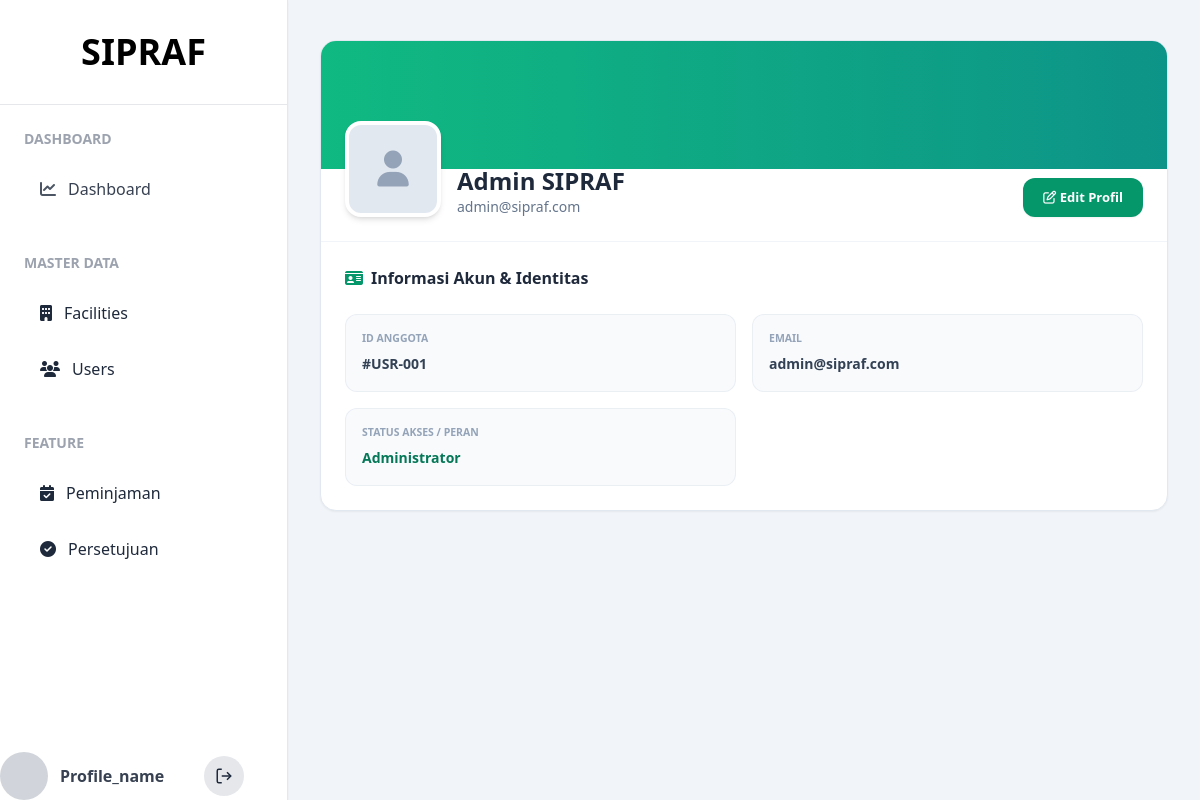
/pages/profile/index.php (signed in), run on the app's committed database.
### tables this page shows
CREATE TABLE `users` (
  `id` int NOT NULL,
  `name` varchar(255) NOT NULL,
  `email` varchar(255) NOT NULL,
  `password` varchar(255) NOT NULL,
  `role` enum('admin','supervisor','borrower') NOT NULL,
  `foto` varchar(255) DEFAULT NULL,
  `created_at` timestamp NULL DEFAULT CURRENT_TIMESTAMP
);

### helper/data/user.php (called while the page is built, shortened)
<?php
function getUserById($conn, $user_id) {
    $query = mysqli_query($conn, "SELECT * FROM users WHERE id = '$user_id'");
    return mysqli_fetch_assoc($query);
}
?>

### pages/profile/index.php (the view, shortened to what this page needs)
<?php
require_once '../../helper/db_conn.php';
require_once '../../helper/data/user.php';
$user = getUserById($conn, $_SESSION['user_id']);
if ($user['role'] == 'admin') {
    $role_tampil = 'Administrator';
} else if ($user['role'] == 'supervisor') {
    $role_tampil = 'Supervisor / PJ';
} else {
    $role_tampil = 'Pemohon';
}
?>
<!DOCTYPE html>
<html lang="id">
<head>
    <script src="https://cdn.tailwindcss.com"></script>
    <link rel="stylesheet" href="https://cdn.jsdelivr.net/npm/fullcalendar@6.1.15/index.global.min.css" />
    <link rel="stylesheet" href="https://cdnjs.cloudflare.com/ajax/libs/font-awesome/6.5.1/css/all.min.css">
</head>
<body class="bg-slate-100 text-slate-800 flex min-h-screen">
    <?php include '../../includes/sidebar.php' ?>
    <main class="flex-1 py-10 px-8">
        <div class="max-w-4xl mx-auto space-y-6">
            <div class="bg-white rounded-2xl shadow-sm border border-slate-200 overflow-hidden">
                <div class="h-32 bg-gradient-to-r from-emerald-500 to-teal-600"></div>
                <div class="p-6 relative pt-0 flex flex-col sm:flex-row sm:items-end justify-between gap-4 border-b border-slate-100">
                    <div class="flex flex-col sm:flex-row items-center sm:items-end gap-4 -mt-16 sm:-mt-12">
                        <div class="w-24 h-24 bg-slate-200 rounded-2xl border-4 border-white shadow-md flex items-center justify-center text-slate-400 overflow-hidden">
                            <?php if (!empty($user['foto'])) { ?>
                                <img src="../../assets/img/<?php echo htmlspecialchars($user['foto']); ?>" class="w-full h-full object-cover">
                            <?php } else { ?>
                                <i class="fa-solid fa-user text-4xl"></i>
                            <?php } ?>
                        </div>
                        <div class="text-center sm:text-left">
                            <h1 class="text-2xl font-bold text-slate-800"><?php echo htmlspecialchars($user['name']); ?></h1>
                            <p class="text-sm font-medium text-slate-500"><?php echo htmlspecialchars($user['email']); ?></p>
                        </div>
                    </div>
                    <button id="btnEditContainer" onclick="bukaFormEdit()" class="bg-emerald-600 hover:bg-emerald-700 text-white px-5 py-2.5 rounded-xl text-[13px] font-bold transition shadow-sm">
                        <i class="fa-regular fa-pen-to-square"></i> Edit Profil
                    </button>
                </div>
                <div id="viewMode" class="p-6 space-y-6 block">
                    <h2 class="text-base font-bold text-slate-800 flex items-center gap-2"><i class="fa-solid fa-id-card text-emerald-600"></i> Informasi Akun & Identitas</h2>
                    <div class="grid grid-cols-1 md:grid-cols-2 gap-4">
                        <div class="bg-slate-50 p-4 rounded-xl border border-slate-200/60"><span class="text-[10.5px] font-bold text-slate-400 uppercase block mb-1">ID Anggota</span><span class="text-sm font-semibold text-slate-700">#USR-<?php echo sprintf("%03d", $user['id']); ?></span></div>
                        <div class="bg-slate-50 p-4 rounded-xl border border-slate-200/60"><span class="text-[10.5px] font-bold text-slate-400 uppercase block mb-1">Email</span><span class="text-sm font-semibold text-slate-700"><?php echo htmlspecialchars($user['email']); ?></span></div>
                        <div class="bg-slate-50 p-4 rounded-xl border border-slate-200/60"><span class="text-[10.5px] font-bold text-slate-400 uppercase block mb-1">Status Akses / Peran</span><span class="text-sm font-semibold text-emerald-700"><?php echo $role_tampil; ?></span></div>
                    </div>
                </div>
            </div>
        </div>
    </main>
</body>
</html>

### data on the page
users: name "Admin SIPRAF", email "admin@sipraf.com", id "001", role "Administrator"
